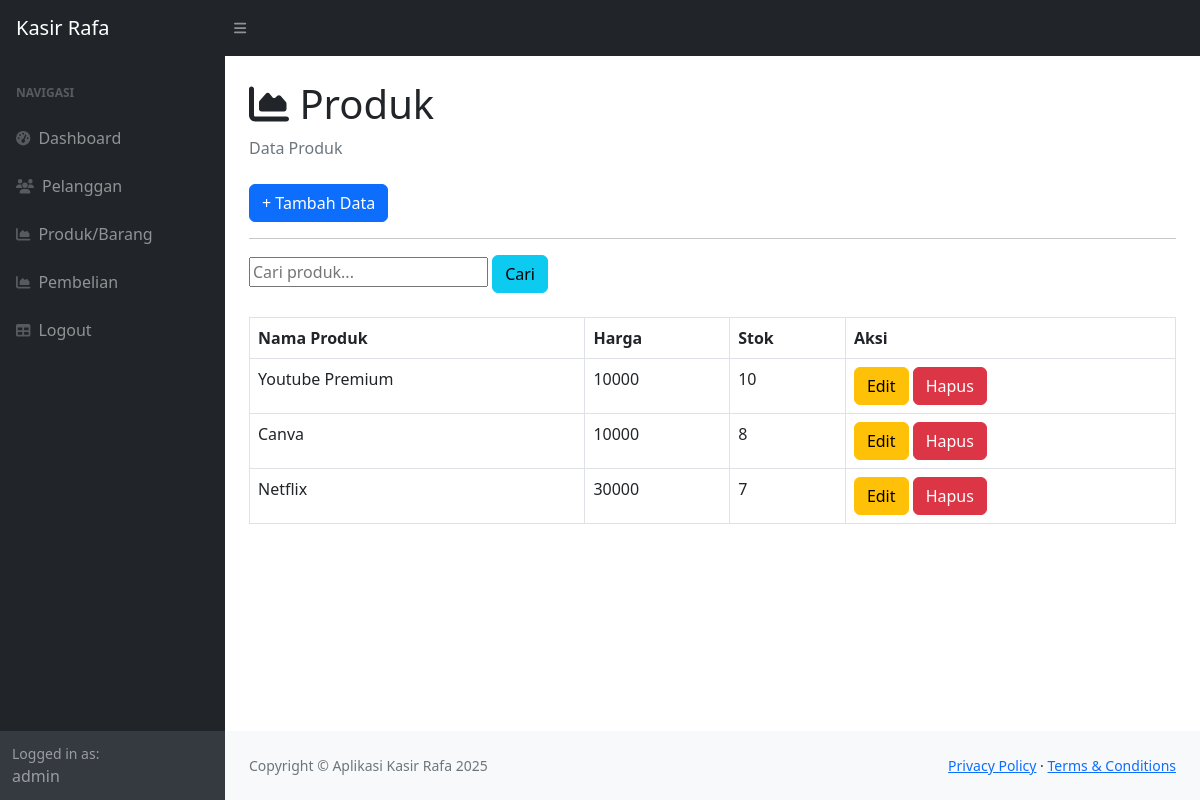
The app's page /index.php?page=produk (signed in), older data.
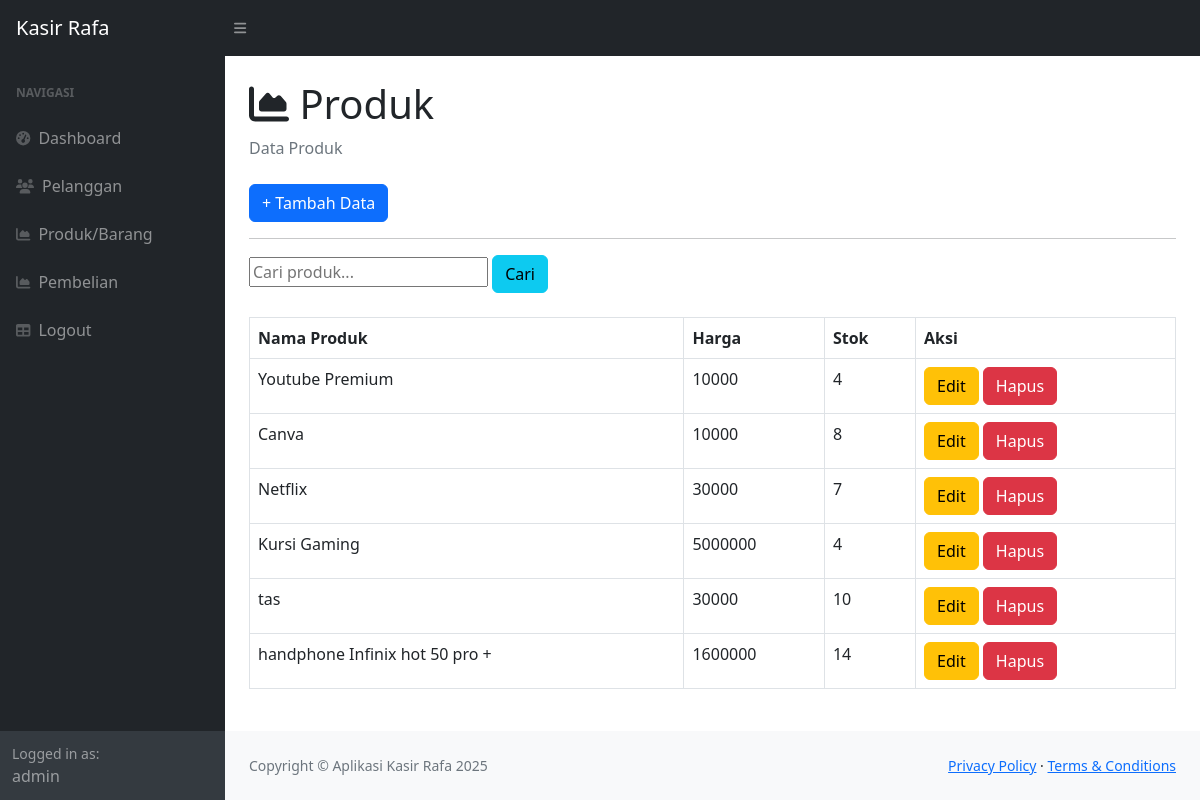
The same page, newer data.
### tables this page shows
CREATE TABLE `produk` (
  `id_produk` int(11) NOT NULL,
  `nama_produk` varchar(255) DEFAULT NULL,
  `harga` int(11) DEFAULT NULL,
  `stok` int(11) DEFAULT NULL
);

### produk.php (the view, shortened to what this page needs)
<div class="container-fluid px-4">
    <h1 class="mt-4"><i class="fas fa-chart-area"></i> Produk</h1>
    <ol class="breadcrumb mb-4">
        <li class="breadcrumb-item active">Data Produk</li>
    </ol>
    <a href="?page=produk_tambah" class="btn btn-primary">+ Tambah Data</a>
    <hr>
    <form method="GET" action="">
        <input type="text" name="search" placeholder="Cari produk..." value="<?php echo isset($_GET['search']) ? $_GET['search'] : ''; ?>">
        <button type="submit" class="btn btn-info">Cari</button>
    </form>
    <br>
    <table class="table table-bordered">
        <tr>
            <th>Nama Produk</th>
            <th>Harga</th>
            <th>Stok</th>
            <th>Aksi</th>
        </tr>
        <?php
            $search = isset($_GET['search']) ? mysqli_real_escape_string($koneksi, $_GET['search']) : '';
            $query = mysqli_query($koneksi, "SELECT * FROM produk WHERE nama_produk LIKE '%$search%'");
            while ($data = mysqli_fetch_array($query)) {
        ?>
        <tr>
            <td><?php echo $data['nama_produk']; ?></td>
            <td><?php echo $data['harga']; ?></td>
            <td><?php echo $data['stok']; ?></td>
            <td>
                <a href="?page=produk_ubah&id=<?php echo $data['id_produk']; ?>" class="btn btn-warning">Edit</a>
                <a href="?page=produk_hapus&id=<?php echo $data['id_produk']; ?>" class="btn btn-danger">Hapus</a>
            </td>
        </tr>
        <?php } ?>
    </table>
</div>

Row changes from the older to the newer data that the page shows:
changed produk "Youtube Premium": stok "10" → "4"
added produk: nama_produk "Kursi Gaming", harga "5000000", stok "4"
added produk: nama_produk "tas", harga "30000", stok "10"
added produk: nama_produk "handphone Infinix hot 50 pro +", harga "1600000", stok "14"
